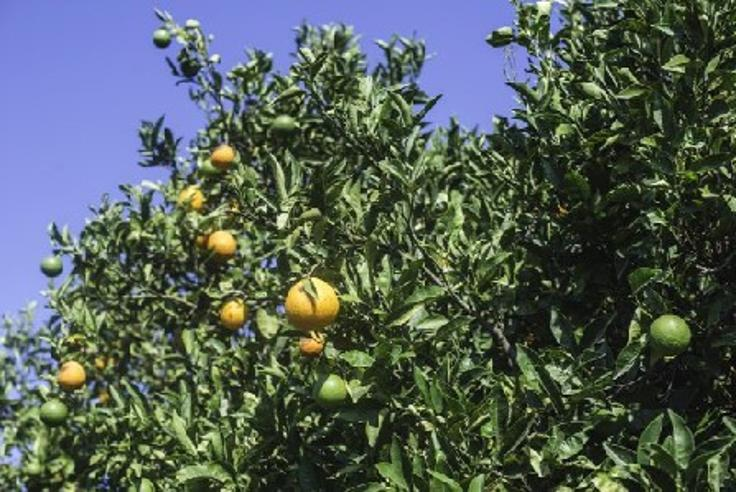
#> input picture Segmenting_Based_on_Color/images/orangeTree.jpg, 736 x 492 px
$ jupyter execute Example_6.ipynb
#> lines starting #> are read from the running program, lines starting #| are printed output that depends on the picture; after the words box and inside, x2 and y2 are one past the last pixel; in counts of white or black regions, pixels touching at a corner belong together
# Segmentation of oranges in RGB

[cell 1]
import cv2
import matplotlib.pyplot as plt
import numpy as np

[cell 2]
oranges = cv2.imread("./images/orangeTree.jpg")
#> oranges is the input picture: shape (492, 736, 3); mean B, G, R 88.2, 94.2, 82.6
oranges  = cv2.cvtColor(oranges, cv2.COLOR_BGR2RGB)

plt.imshow(oranges)
plt.axis('off')
plt.show()

Calculate the average of the red, green, and blue intensities in the sample color.

[cell 3]
red, green, blue = cv2.split(oranges)
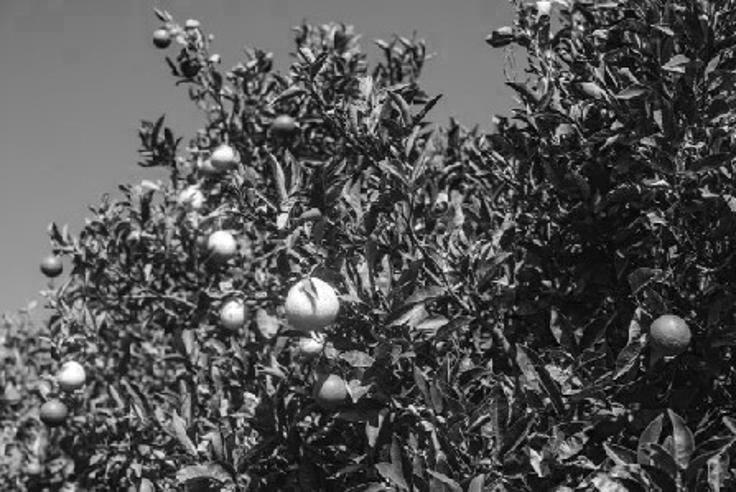
#> red: shape (492, 736); min 0, max 255, mean 82.6
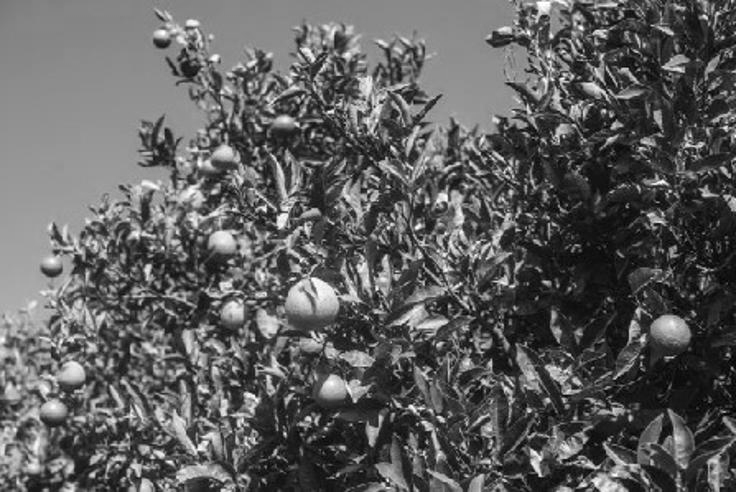
#> green: shape (492, 736); min 1, max 255, mean 94.2
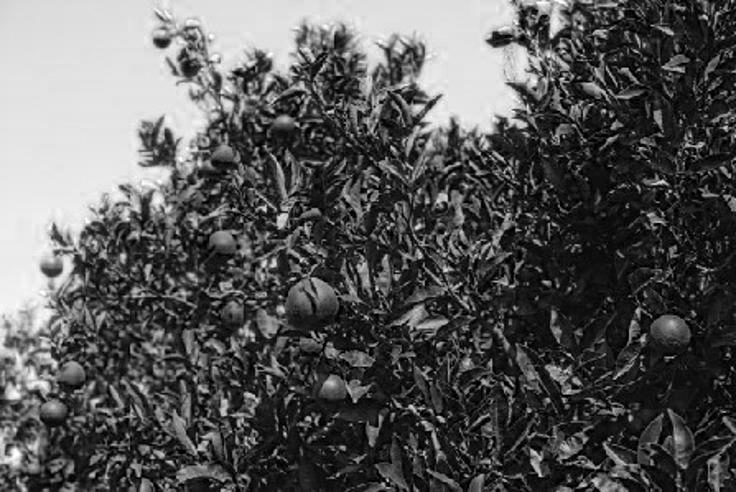
#> blue: shape (492, 736); min 0, max 255, mean 88.2
oranges_mask = np.loadtxt("./images/orangeMask.csv", delimiter=",", dtype=np.uint8).astype(bool)

red_ROI = red[oranges_mask]
#> red_ROI = 876 values, max 255 at index 6, min 77 at index 875, mean 198.3
green_ROI = green[oranges_mask]
#> green_ROI = 876 values, max 238 at index 17, min 54 at index 875, mean 162.6
blue_ROI = blue[oranges_mask]
#> blue_ROI = 876 values, max 147 at index 48, min 0 at index 294, mean 64.59

mean_ROI = np.array([red_ROI.mean(), green_ROI.mean(), blue_ROI.mean()])
#> mean_ROI = [198.3, 162.6, 64.59]

Calculate the distance of each pixel from the sample color. Since each color plane measures some type of chrominance, we need all three channels.

[cell 4]
dist_oranges_RGB = np.sqrt((red - mean_ROI[0])**2 + (green - mean_ROI[1])**2 + (blue - mean_ROI[2])**2)
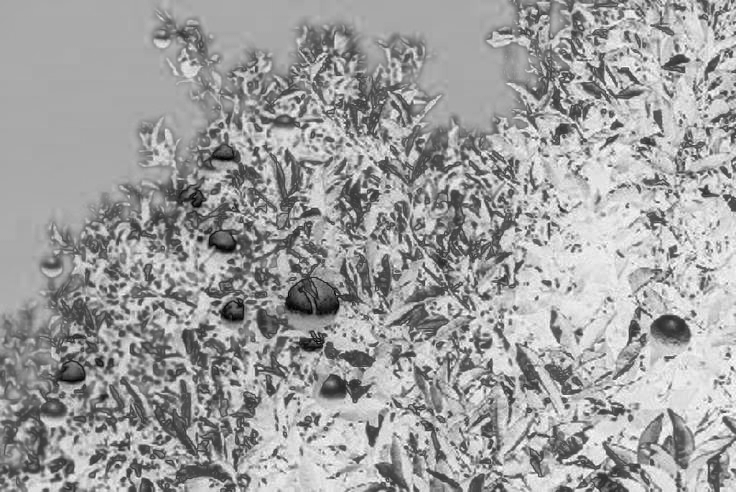
#> dist_oranges_RGB: shape (492, 736) float64; min 3.73, max 263.9, mean 166.6; drawn with min black and max white

plt.imshow(dist_oranges_RGB, cmap='gray')
plt.axis('off')
plt.show()

Threshold the distance matrix and display the results.

[cell 5]
oranges_mask = (dist_oranges_RGB / dist_oranges_RGB.max()) < 0.4
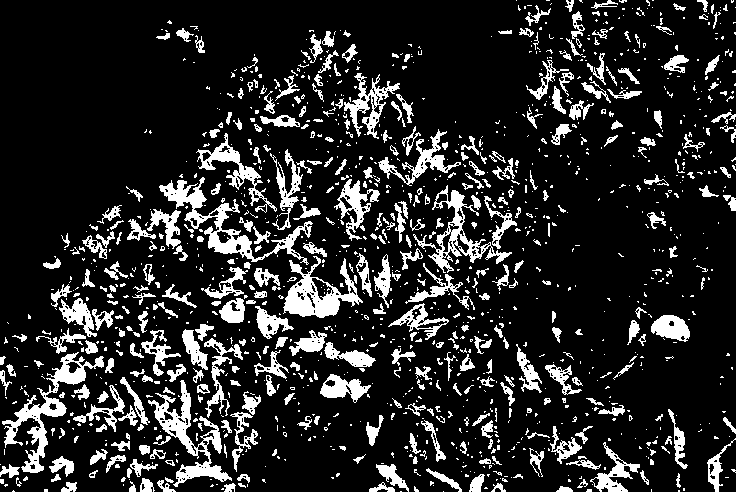
#> oranges_mask: shape (492, 736) bool; 15.8% white; 1330 white regions (941 under 20 px), largest, box (x1, y1, x2, y2) and area: (159, 177, 313, 265) 2533, (2, 352, 104, 473) 2406, (148, 380, 232, 487) 2223
oranges_masked = np.zeros_like(oranges)
for i in range(3):
    oranges_masked[:, :, i][oranges_mask == 1] = oranges[:, :, i][oranges_mask == 1]
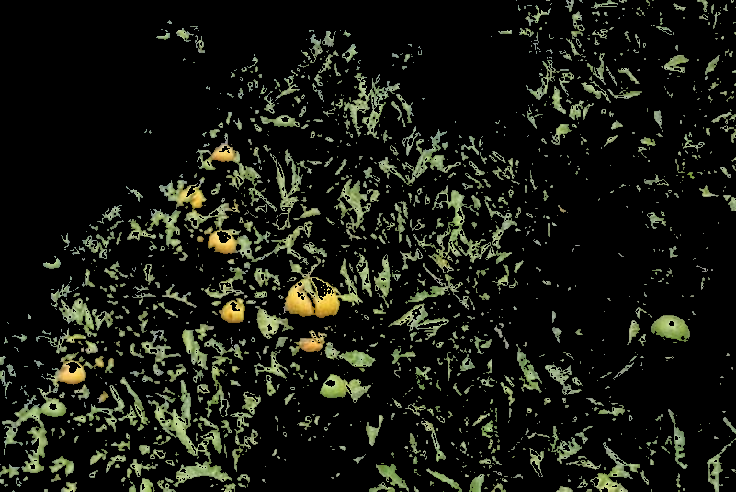
#> oranges_masked: shape (492, 736, 3); mean R, G, B 22.6, 24.8, 17.5

plt.imshow(oranges_masked)
plt.axis('off')
plt.show()

$ run again, with Segmenting_Based_on_Color/images/solarFlare.jpg copied over Segmenting_Based_on_Color/images/orangeTree.jpg
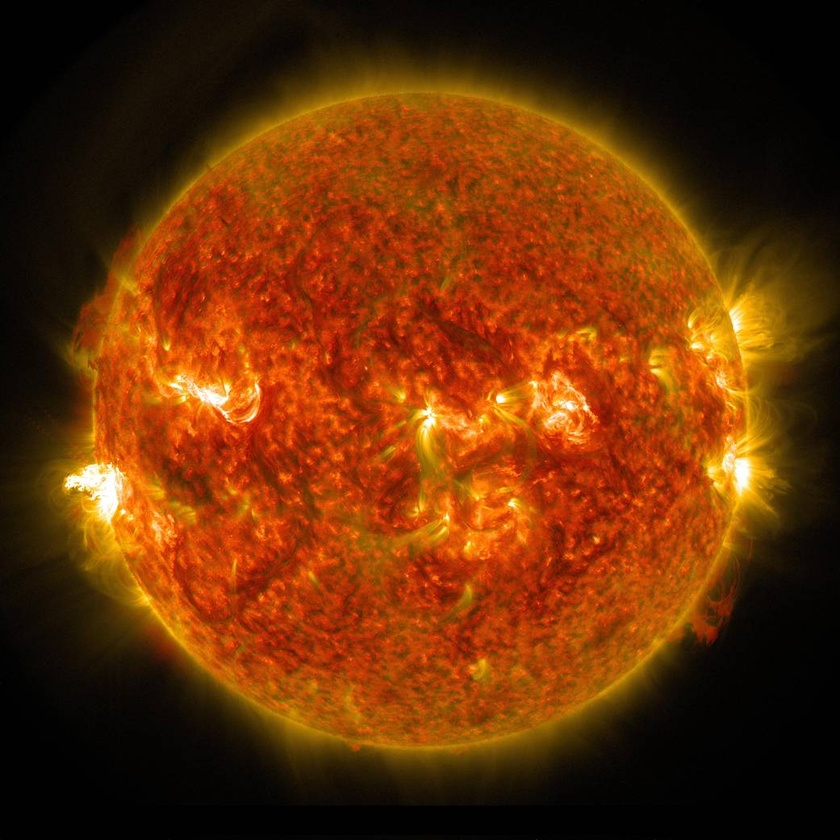
#> input picture Segmenting_Based_on_Color/images/solarFlare.jpg, 840 x 840 px, shrunk from 1041 x 1041 before the run
#> oranges is the input picture: shape (840, 840, 3); mean B, G, R 6.8, 47.5, 105
#> `red, green, blue = cv2.split(oranges)`:
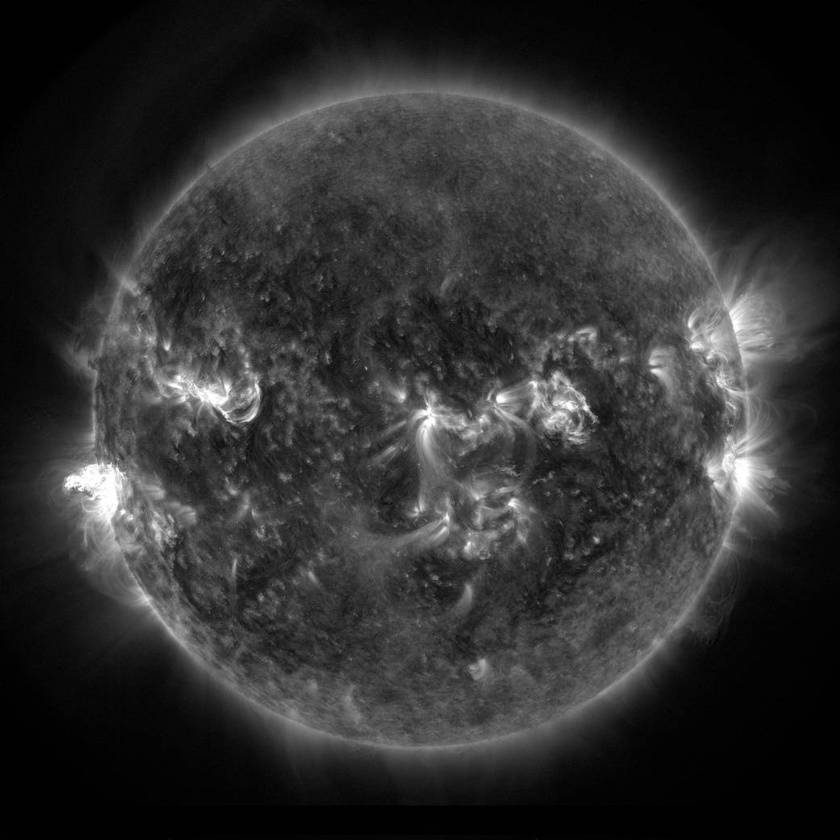
#> green: shape (840, 840); min 0, max 255, mean 47.5
#> `red, green, blue = cv2.split(oranges)`:
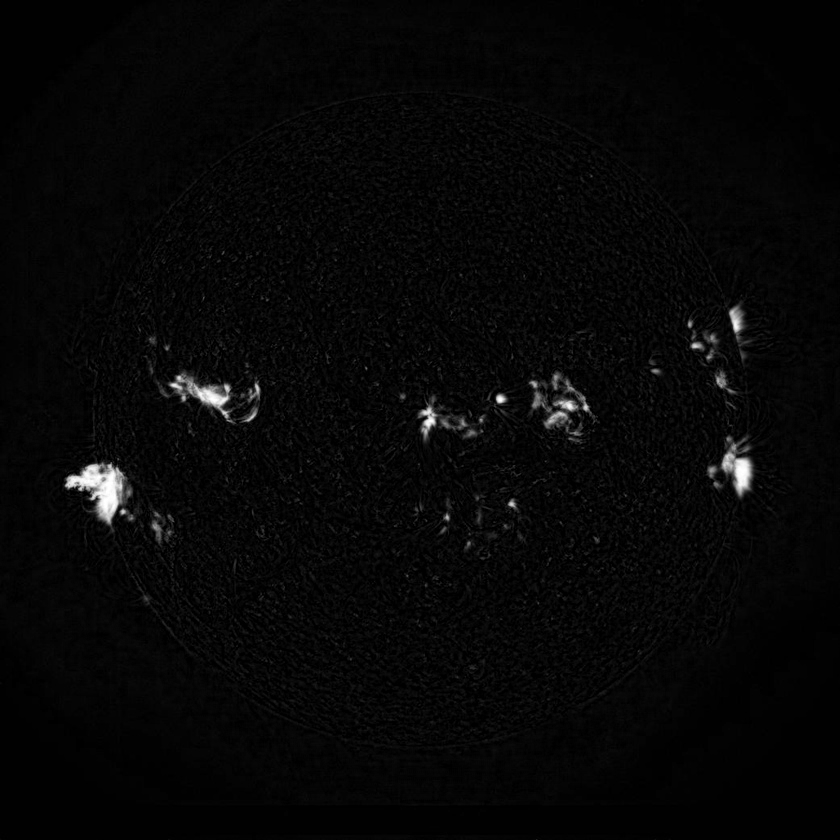
#> blue: shape (840, 840); min 0, max 255, mean 6.8

$ run again, with Segmenting_Based_on_Color/images/strawberryPlant.jpg copied over Segmenting_Based_on_Color/images/orangeTree.jpg
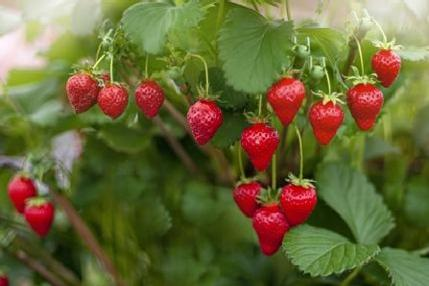
#> input picture Segmenting_Based_on_Color/images/strawberryPlant.jpg, 429 x 286 px
#> oranges is the input picture: shape (286, 429, 3); mean B, G, R 55.7, 104.3, 105.7
#> `red, green, blue = cv2.split(oranges)`:
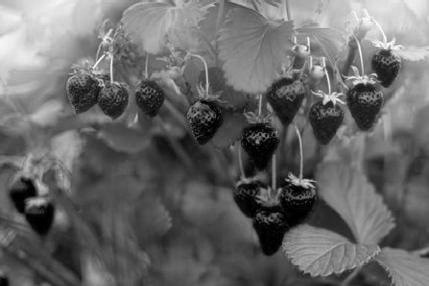
#> green: shape (286, 429); min 0, max 255, mean 104.3
#> `red, green, blue = cv2.split(oranges)`:
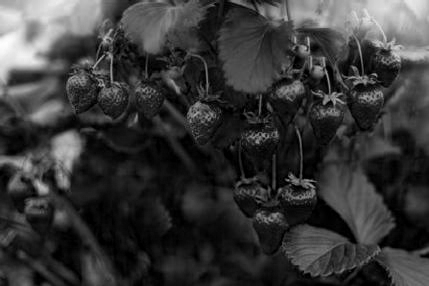
#> blue: shape (286, 429); min 0, max 254, mean 55.7
